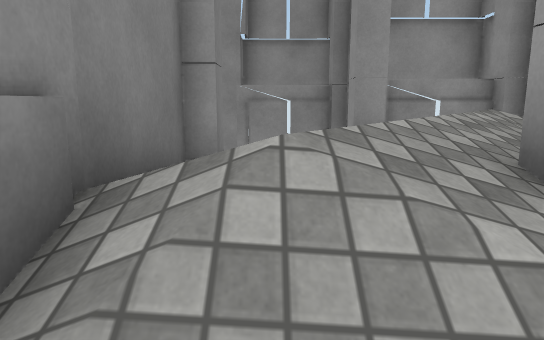
View 1 (above)

12 first-person views from a walk through a 3-D level made in the Unity game engine. The camera is 1.4 m above the floor, tilts 10° down and sees 70° across. The floor is counted in squares, 1 m on a side. Each view is taken from the middle of a square. On the plan, view 1 faces up. The plan holds only what a view shows up to about 16 squares ahead; the rest is blank. The place goes on beyond the plan. Surface patterns are stand-ins for the level's own textures.

View 2
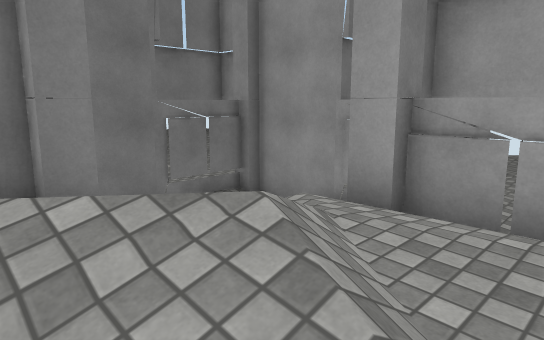

View 3
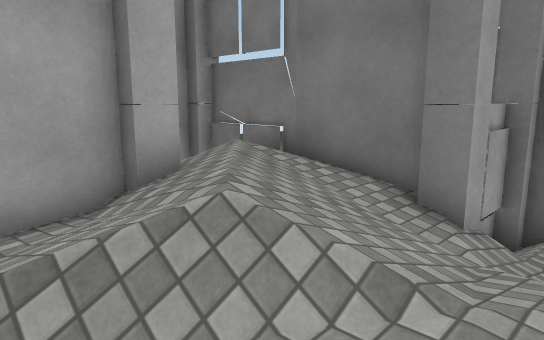

View 4
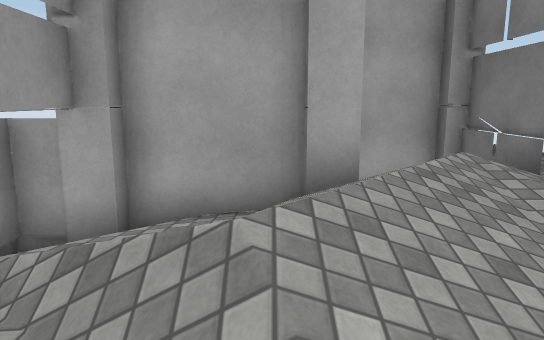

View 5
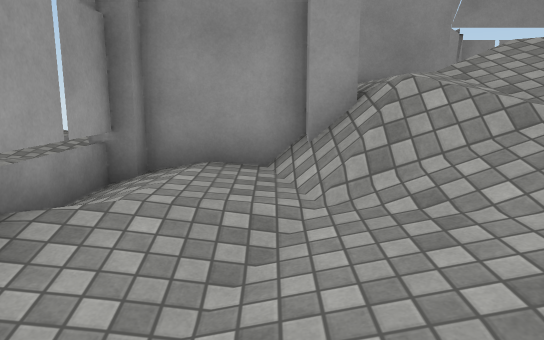

View 6
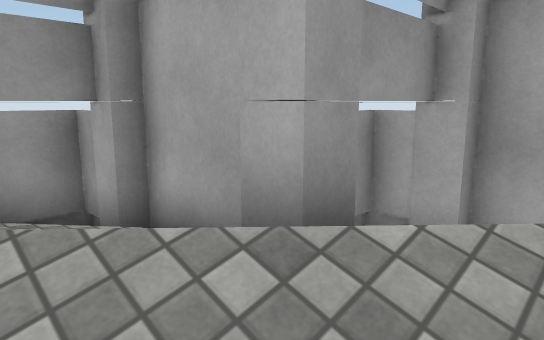

View 7
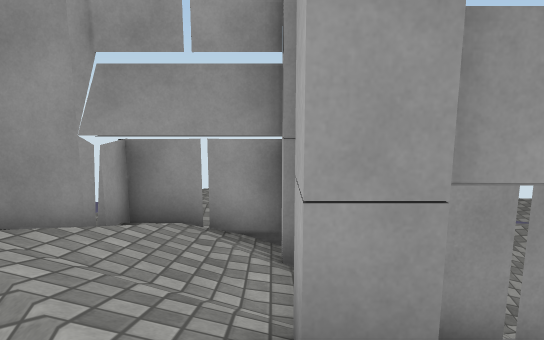

View 8
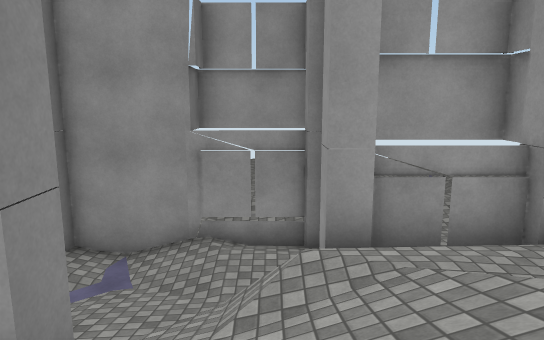

View 9
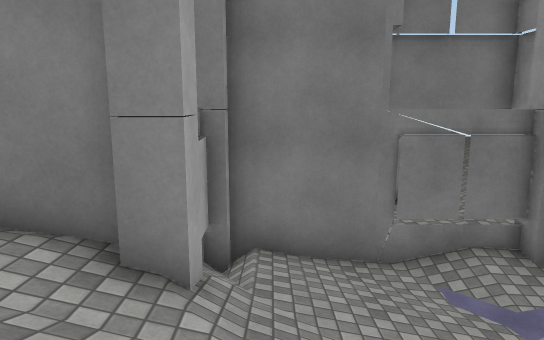

View 10
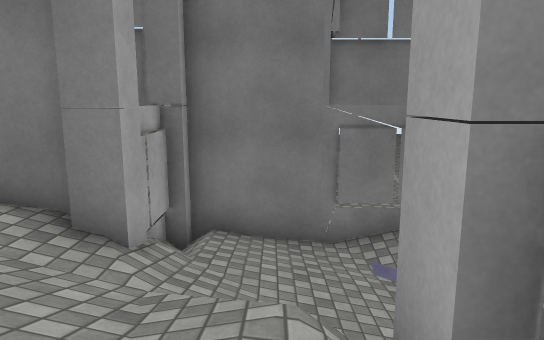

View 11
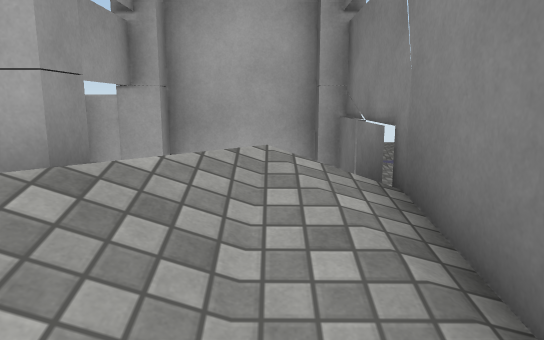

View 12
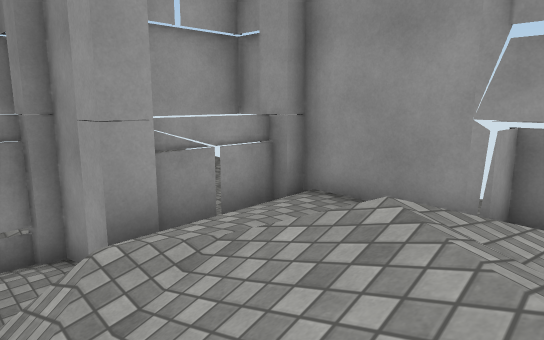

### Floor plan
Key: @ floor where view 1 was taken; # wall or solid block; x gap in a wall; . main floor; : floor 0.25 m higher than the main floor; - floor 0.25 m lower than the main floor; _ floor 1.25 m lower than the main floor; < floor 1.5 m lower than the main floor; ( floor 1.75 m lower than the main floor; / step, stairs or slope; = window, fence, low wall or low ledge; ^ raised ledge.
Columns run from 7 left of view 1 to 7 right of it. Each row starts with its distance up from view 1.
 13    ####==#
 12  _##(/</<#
 11  _=/((/__#
 10  _=/((<<_#
  9   #(/<<//#==##
  8   #</_///....#
  7   #////////..#
  6   #####-////.#
  5 #  #  #./////#
  4 ^     #://///#
  3       #////./#x
  2       #//#####
  1       #//##
  0       #@ /#
 -1       #####

Positions as (right, up) in squares from view 1, and headings:
1: (0, 0), facing up
2: (5, 4), facing up-left
3: (5, 8), facing down-left
4: (3, 8), facing down
5: (-4, 10), facing right
6: (0, 5), facing down-right
7: (0, 3), facing right
8: (1, 3), facing up
9: (3, 7), facing left
10: (4, 8), facing left
11: (0, 6), facing down
12: (0, 4), facing up-right
